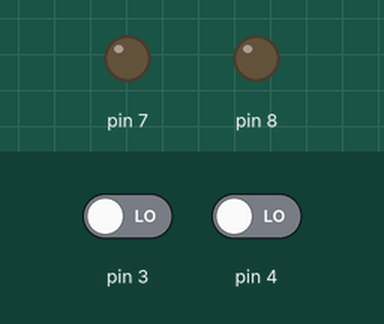
Bench run of a sketch on a simulated Arduino Uno, built with avr-gcc and run on an emulated ATmega328P. Shown: output pins drawn as LEDs (lit = HIGH). Inputs (shaded band) come from the test bench; at power-on: pin 3 LOW, pin 4 LOW.

Above: at 1.2 s.
1.3 s: pin 3 driven HIGH
At 2.1 s:
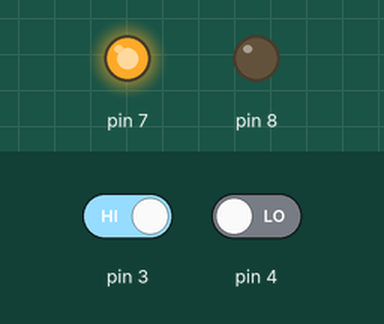
2.8 s: pin 4 driven HIGH
At 3.3 s:
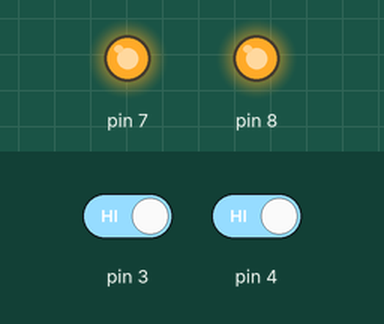
4.3 s: pin 3 driven LOW
At 5.5 s:
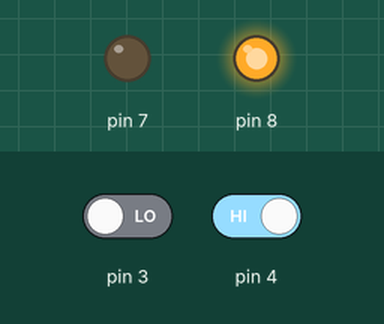
5.8 s: pin 4 driven LOW
At 6.7 s:
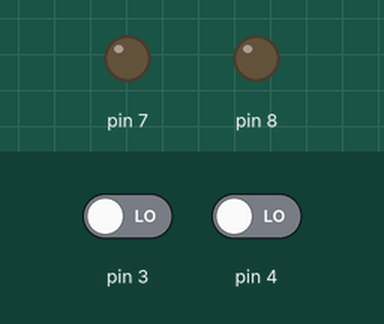
Timing chart, 0 to 8.3 s (numbered marks = the images above; inputs shaded):
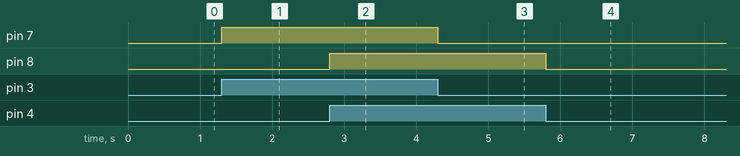

Measured:
- after the input at 1.3 s, pin 7: LOW → HIGH at once
- after the input at 2.8 s, pin 8: LOW → HIGH at once
- after the input at 4.3 s, pin 7: HIGH → LOW at once
- after the input at 5.8 s, pin 8: HIGH → LOW at once

The sketch:

switch_led.ino
```cpp
void setup() {
  // put your setup code here, to run once:
pinMode(3,INPUT);
pinMode(4,INPUT);
pinMode(8,OUTPUT);
pinMode(7,OUTPUT);
}

void loop() {
  // put your main code here, to run repeatedly:
  if(digitalRead(3)==HIGH)
  {
    digitalWrite(7,1);
  }
  else
  {
    digitalWrite(7,0);
  }

    if(digitalRead(4)==HIGH)
  {
    digitalWrite(8,1);
  }
  else
  {
    digitalWrite(8,0);
  }

}
```
